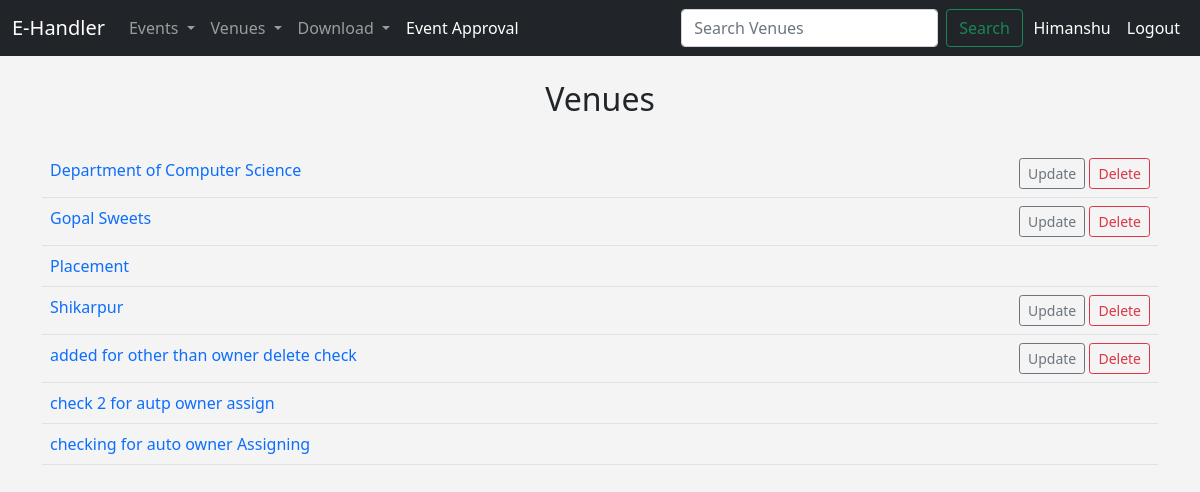
/list_venues (signed in), run on the app's committed database.
### events/models.py (models this page shows)
class Venue(models.Model):
    name=models.CharField('Venue Name ',max_length=120)
    address=models.CharField('Venue Address ',max_length=120)
    zip_code=models.CharField('Venue zipcode ',max_length=15 ,blank=True)
    phone=models.CharField('Venue Number ',max_length=13,blank=True)
    web=models.CharField('Website Address ', max_length=25 ,blank=True)
    email_address=models.EmailField('Venue Email',blank=True)
    owner=models.IntegerField('Venue Owner',blank=False,default=1)
    venue_image=models.ImageField(null=True,blank=True,upload_to="images/")
    def __str__(self):
        return self.name

### events/views.py (the view)
# urls.py: path('list_venues',views.list_venues,name='venues-list'),
def list_venues(request):
    if request.user.is_authenticated:
        venue_list= Venue.objects.all().order_by('name')
        return render(request,'events/venue.html',{
            'venues_list':venue_list
        })
    messages.success(request,"You need to log in first!!")
    return redirect('login-user')

### events/templates/events/venue.html
{% extends 'events/base.html' %}
{%block content%}
<center>
    <h2>Venues</h2><br>
    <table class="table table-hover">
        {%for venue in venues_list%}
        <tr>
            <td>
                <a href="{% url 'show-venue'  venue.id %}" style="text-decoration: none;">{{venue}}</a>
            </td>
            {% if user.is_authenticated and venue.owner == user.id %}
            <td align="right">
                <a href="{% url 'update-venue'  venue.id %}" style="text-decoration: none;"
                    class="btn btn-outline-secondary btn-sm"> Update</a>
                <a href="{% url 'delete-venue'  venue.id %}" style="text-decoration: none;"
                    class="btn btn-outline-danger btn-sm"> Delete</a>
            </td>
            {%else%}
            <td align="right"></td>
            {%endif%}
        </tr>
        {%endfor%}
    </table>
</center>
{%endblock%}

### events/templates/events/navbar.html (shortened to what this page needs)
<nav class="navbar navbar-expand-lg navbar-dark bg-dark">
    <div class="container-fluid">
        <a class="navbar-brand" href="{%url 'home' %}">E-Handler</a>
        <div class="collapse navbar-collapse" id="navbarSupportedContent">
            <ul class="navbar-nav me-auto mb-2 mb-lg-0">
                {%if user.is_authenticated %}
                <li class="nav-item dropdown">
                    <a class="nav-link dropdown-toggle" href="#" id="navbarDropdown" role="button"
                        data-toggle="dropdown" aria-haspopup="true" aria-expanded="false">
                        Events
                    </a>
                </li>
                <li class="nav-item dropdown">
                    <a class="nav-link dropdown-toggle" href="#" id="navbarDropdown" role="button"
                        data-toggle="dropdown" aria-haspopup="true" aria-expanded="false">
                        Venues
                    </a>
                </li>
                <li class="nav-item dropdown">
                    <a class="nav-link dropdown-toggle" href="#" id="navbarDropdown" role="button"
                        data-toggle="dropdown" aria-haspopup="true" aria-expanded="false">
                        Download
                    </a>
                </li>
                <li class="nav-item">
                    <a class="nav-link active" aria-current="page" href="{% url 'approve_events' %}">Event Approval</a>
                </li>
                {%endif%}
            </ul>
            {% if user.is_authenticated %}
            <form class="d-flex" method=POST action="{% url 'search-venues' %}" style="padding-right: 0.7mm;">
                <input class="form-control me-2" type="search" placeholder="Search Venues" aria-label="Search"
                    name="searched_data">
                <button class="btn btn-outline-success" type="submit">Search</button>
            </form>
            <div style="color: white; padding: 0.5rem 0.5rem;"> {{user.first_name}} </div>
            <a class="nav-link active" aria-current="page" href="{% url 'logout-user' %}"
                style="color: white; padding: 0.5rem 0.5rem">Logout</a>
            {% else %}
            <a class="nav-link active" aria-current="page" href="{% url 'register-user' %}"
                style="color: white; padding: 0.5rem 0.5rem">Signup</a>
            <a class="nav-link active" aria-current="page" href="{% url 'login-user' %}"
                style="color: white; padding: 0.5rem 0.5rem">Login</a>
            {% endif %}
        </div>
    </div>
</nav>

### events/templates/events/base.html (style rules this page uses)
body { background: #f4f4f4; }

### data on the page
Venue: name "Department of Computer Science", owner "Update"
Venue: name "Gopal Sweets", owner "Update"
Venue: name "Placement"
Venue: name "Shikarpur", owner "Update"
Venue: name "added for other than owner delete check", owner "Update"
Venue: name "check 2 for autp owner assign"
Venue: name "checking for auto owner Assigning"

### other printed values
{{ user.first_name }} "Himanshu"
